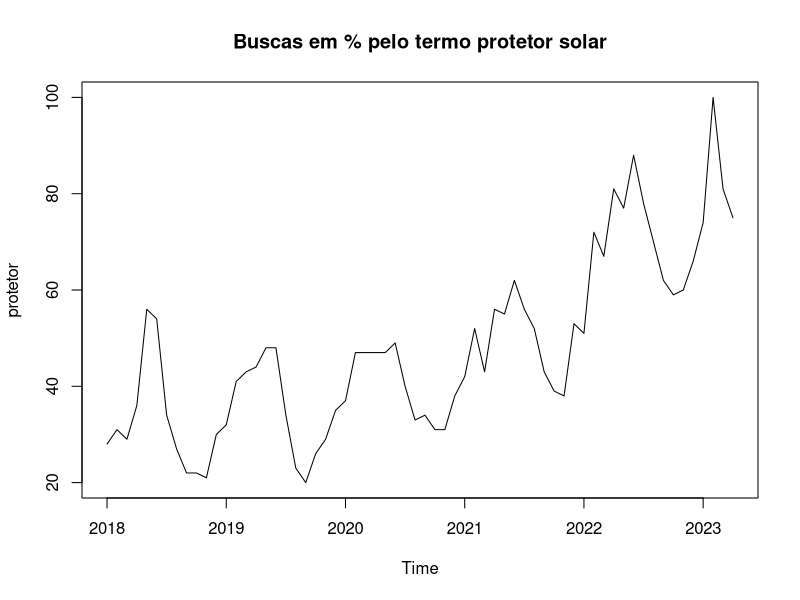
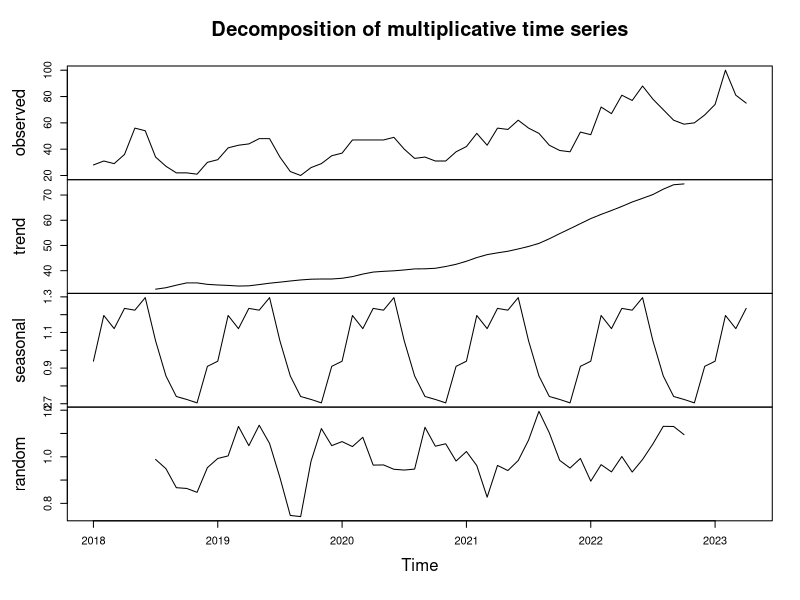
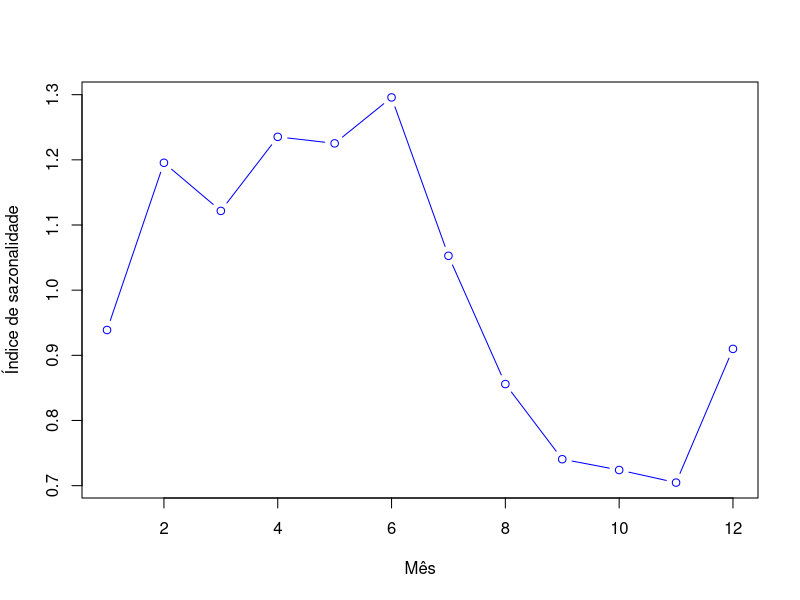
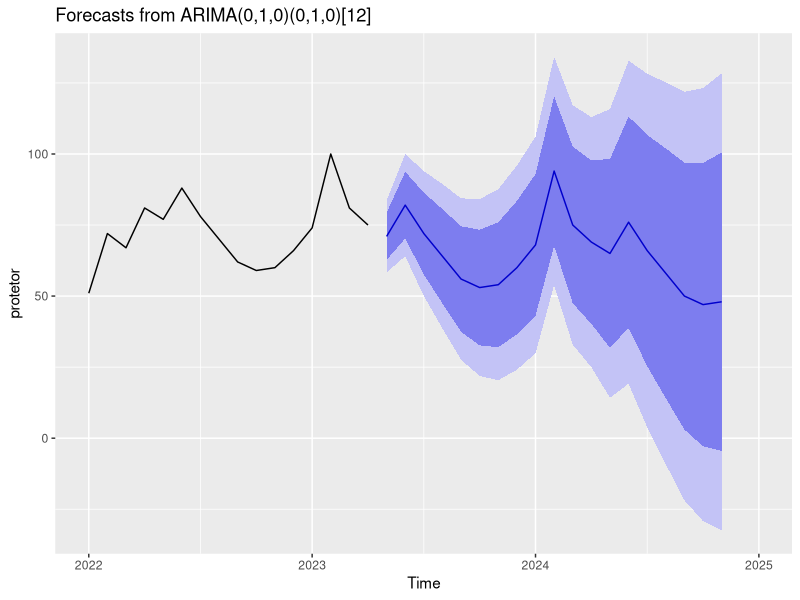

Here is the R script that generated these plots, in order:
## ---- chunk 1
knitr::opts_chunk$set(echo = TRUE)
## ---- chunk 2
########## GRÁFICO GERAL DA TENDÊNCIA ###########
library(readxl)

dados=read_excel("protetor_solar.xlsx")

# ts -> transforma em série temporal (temporal series)
protetor = ts(dados$`protetor solar (Brasil):`, start = c(2018,1), frequency = 12)

plot(protetor, main = "Buscas em % pelo termo protetor solar")
## ---- chunk 3
########## COMPONENTES DA SÉRIE ###########
decomp <- decompose(protetor, type = "multiplicative")

plot(decomp)
options(digits = 2)

decomp$figure # O quanto as buscas estão acima ou abaixo da média móvel (>1 é acima, <1 é abaixo) dos últimos 12 meses, a some dos índices devem dar a quantidade de períodos que formam a sazonal (no caso12)
sum(decomp$figure)

plot(decomp$figure,
     type = 'b',
     xlab = 'Mês',
     ylab = 'Índice de sazonalidade',
     col = 'blue')
## ---- chunk 4
########### PREVISÃO ###############
library(forecast)
model <- auto.arima(protetor) # função de ML para usar o ARIMA (auto-regressivo integrado com as medias moveis)
# Descritivo pela análise
# Preditivo por tentar prever o futuro

# summary(model)

f <- forecast(model, h = 19)
library(ggplot2)
autoplot(f, xlim=c(2022,2025))

library(knitr)
options(digits = 4)
kable(f, caption = "Valores previstos")
